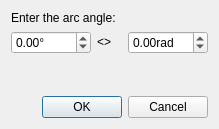
<?xml version="1.0" encoding="UTF-8"?>
<ui version="4.0">
 <class>Dlg_arcAngle</class>
 <widget class="QDialog" name="Dlg_arcAngle">
  <property name="geometry">
   <rect>
    <x>0</x>
    <y>0</y>
    <width>219</width>
    <height>129</height>
   </rect>
  </property>
  <property name="windowTitle">
   <string>Arc angle</string>
  </property>
  <layout class="QGridLayout" name="gridLayout">
   <item row="3" column="0" colspan="4">
    <widget class="QDialogButtonBox" name="buttonBox">
     <property name="orientation">
      <enum>Qt::Horizontal</enum>
     </property>
     <property name="standardButtons">
      <set>QDialogButtonBox::Cancel|QDialogButtonBox::Ok</set>
     </property>
    </widget>
   </item>
   <item row="1" column="3">
    <widget class="QDoubleSpinBox" name="radSpinBox">
     <property name="minimumSize">
      <size>
       <width>80</width>
       <height>0</height>
      </size>
     </property>
     <property name="suffix">
      <string>rad</string>
     </property>
     <property name="minimum">
      <double>-6.280000000000000</double>
     </property>
     <property name="maximum">
      <double>6.280000000000000</double>
     </property>
    </widget>
   </item>
   <item row="1" column="0" colspan="2">
    <widget class="QDoubleSpinBox" name="degSpinBox">
     <property name="minimumSize">
      <size>
       <width>80</width>
       <height>0</height>
      </size>
     </property>
     <property name="suffix">
      <string>°</string>
     </property>
     <property name="decimals">
      <number>2</number>
     </property>
     <property name="minimum">
      <double>-360.000000000000000</double>
     </property>
     <property name="maximum">
      <double>360.000000000000000</double>
     </property>
    </widget>
   </item>
   <item row="1" column="2">
    <widget class="QLabel" name="label_2">
     <property name="text">
      <string>&lt;&gt;</string>
     </property>
    </widget>
   </item>
   <item row="2" column="0">
    <spacer name="verticalSpacer">
     <property name="orientation">
      <enum>Qt::Vertical</enum>
     </property>
     <property name="sizeHint" stdset="0">
      <size>
       <width>20</width>
       <height>40</height>
      </size>
     </property>
    </spacer>
   </item>
   <item row="0" column="0" colspan="4">
    <widget class="QLabel" name="label">
     <property name="text">
      <string>Enter the arc angle:</string>
     </property>
    </widget>
   </item>
  </layout>
 </widget>
 <resources/>
 <connections>
  <connection>
   <sender>buttonBox</sender>
   <signal>accepted()</signal>
   <receiver>Dlg_arcAngle</receiver>
   <slot>accept()</slot>
   <hints>
    <hint type="sourcelabel">
     <x>248</x>
     <y>254</y>
    </hint>
    <hint type="destinationlabel">
     <x>157</x>
     <y>274</y>
    </hint>
   </hints>
  </connection>
  <connection>
   <sender>buttonBox</sender>
   <signal>rejected()</signal>
   <receiver>Dlg_arcAngle</receiver>
   <slot>reject()</slot>
   <hints>
    <hint type="sourcelabel">
     <x>316</x>
     <y>260</y>
    </hint>
    <hint type="destinationlabel">
     <x>286</x>
     <y>274</y>
    </hint>
   </hints>
  </connection>
 </connections>
</ui>
